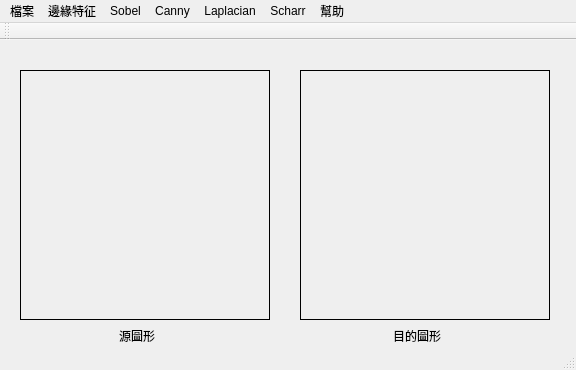
<?xml version="1.0" encoding="UTF-8"?>
<ui version="4.0">
 <class>MainWindow</class>
 <widget class="QMainWindow" name="MainWindow">
  <property name="geometry">
   <rect>
    <x>0</x>
    <y>0</y>
    <width>576</width>
    <height>370</height>
   </rect>
  </property>
  <property name="windowTitle">
   <string>chapter3</string>
  </property>
  <widget class="QWidget" name="centralWidget">
   <widget class="QLabel" name="label1">
    <property name="geometry">
     <rect>
      <x>20</x>
      <y>30</y>
      <width>250</width>
      <height>250</height>
     </rect>
    </property>
    <property name="frameShape">
     <enum>QFrame::Box</enum>
    </property>
    <property name="text">
     <string/>
    </property>
   </widget>
   <widget class="QLabel" name="label2">
    <property name="geometry">
     <rect>
      <x>300</x>
      <y>30</y>
      <width>250</width>
      <height>250</height>
     </rect>
    </property>
    <property name="frameShape">
     <enum>QFrame::Box</enum>
    </property>
    <property name="text">
     <string/>
    </property>
   </widget>
   <widget class="QLabel" name="label">
    <property name="geometry">
     <rect>
      <x>110</x>
      <y>290</y>
      <width>54</width>
      <height>12</height>
     </rect>
    </property>
    <property name="text">
     <string>源圖形</string>
    </property>
    <property name="alignment">
     <set>Qt::AlignCenter</set>
    </property>
   </widget>
   <widget class="QLabel" name="label_2">
    <property name="geometry">
     <rect>
      <x>390</x>
      <y>290</y>
      <width>54</width>
      <height>12</height>
     </rect>
    </property>
    <property name="text">
     <string>目的圖形</string>
    </property>
    <property name="alignment">
     <set>Qt::AlignCenter</set>
    </property>
   </widget>
  </widget>
  <widget class="QMenuBar" name="menuBar">
   <property name="geometry">
    <rect>
     <x>0</x>
     <y>0</y>
     <width>576</width>
     <height>23</height>
    </rect>
   </property>
   <widget class="QMenu" name="menu">
    <property name="title">
     <string>檔案</string>
    </property>
    <addaction name="openLenaJpg"/>
    <addaction name="openCustomeFile"/>
    <addaction name="restoreFile"/>
    <addaction name="Clear"/>
    <addaction name="exitSystem"/>
   </widget>
   <widget class="QMenu" name="menu_2">
    <property name="title">
     <string>幫助</string>
    </property>
    <addaction name="copyright"/>
    <addaction name="about"/>
   </widget>
   <widget class="QMenu" name="menu_3">
    <property name="title">
     <string>邊緣特征</string>
    </property>
    <addaction name="actionSobel"/>
    <addaction name="actionCanny"/>
    <addaction name="actionLaplacian"/>
    <addaction name="actionScharr"/>
   </widget>
   <widget class="QMenu" name="menuSobel">
    <property name="title">
     <string>Sobel</string>
    </property>
    <widget class="QMenu" name="menu_4">
     <property name="title">
      <string>方向</string>
     </property>
     <addaction name="actionDx"/>
     <addaction name="actionDy"/>
     <addaction name="actionDx_dy"/>
    </widget>
    <widget class="QMenu" name="menuKsize">
     <property name="title">
      <string>Ksize大小</string>
     </property>
     <addaction name="separator"/>
     <addaction name="action1"/>
     <addaction name="action3"/>
     <addaction name="action5"/>
     <addaction name="action7"/>
    </widget>
    <widget class="QMenu" name="menuScale">
     <property name="title">
      <string>scale縮放因子</string>
     </property>
     <addaction name="action1_2"/>
     <addaction name="action0_5"/>
     <addaction name="action2"/>
    </widget>
    <widget class="QMenu" name="menuDelta">
     <property name="title">
      <string>delta值</string>
     </property>
     <addaction name="actionDelta_0"/>
     <addaction name="actionDelta_1"/>
     <addaction name="actionDelta_2"/>
    </widget>
    <addaction name="menu_4"/>
    <addaction name="menuKsize"/>
    <addaction name="menuScale"/>
    <addaction name="menuDelta"/>
   </widget>
   <widget class="QMenu" name="menuCanny">
    <property name="title">
     <string>Canny</string>
    </property>
    <widget class="QMenu" name="menuApertureSize">
     <property name="title">
      <string>apertureSize</string>
     </property>
     <addaction name="actionAs_4"/>
     <addaction name="actionAs_1"/>
     <addaction name="actionAs_3"/>
    </widget>
    <widget class="QMenu" name="menuL2gradient">
     <property name="title">
      <string>L2gradient</string>
     </property>
     <addaction name="actionFalse"/>
     <addaction name="actionTrue"/>
    </widget>
    <widget class="QMenu" name="menuThreshold1">
     <property name="title">
      <string>threshold1</string>
     </property>
     <addaction name="action50"/>
     <addaction name="action100"/>
    </widget>
    <widget class="QMenu" name="menuThreshold2">
     <property name="title">
      <string>threshold2</string>
     </property>
     <addaction name="action150"/>
     <addaction name="action200"/>
    </widget>
    <addaction name="menuThreshold1"/>
    <addaction name="menuThreshold2"/>
    <addaction name="menuApertureSize"/>
    <addaction name="menuL2gradient"/>
   </widget>
   <widget class="QMenu" name="menuLaplacian">
    <property name="title">
     <string>Laplacian</string>
    </property>
    <widget class="QMenu" name="menuKsize_2">
     <property name="title">
      <string>ksize</string>
     </property>
     <addaction name="actionKsize_1"/>
     <addaction name="actionKsize_3"/>
     <addaction name="actionKsize_5"/>
    </widget>
    <widget class="QMenu" name="menuScale_2">
     <property name="title">
      <string>scale</string>
     </property>
     <addaction name="actionScale_1"/>
     <addaction name="actionScale_0_5"/>
     <addaction name="actionScale_3"/>
    </widget>
    <widget class="QMenu" name="menuDelta_2">
     <property name="title">
      <string>delta</string>
     </property>
     <addaction name="actionDelta_4"/>
     <addaction name="actionDelta_50"/>
     <addaction name="actionDelta_100"/>
    </widget>
    <addaction name="menuKsize_2"/>
    <addaction name="menuScale_2"/>
    <addaction name="menuDelta_2"/>
   </widget>
   <widget class="QMenu" name="menuScharr">
    <property name="title">
     <string>Scharr</string>
    </property>
    <widget class="QMenu" name="menu_5">
     <property name="title">
      <string>方向</string>
     </property>
     <addaction name="actionX"/>
     <addaction name="actionY"/>
    </widget>
    <widget class="QMenu" name="menuScale_3">
     <property name="title">
      <string>scale</string>
     </property>
     <addaction name="actionSscale_1"/>
     <addaction name="actionSscale_0_5"/>
     <addaction name="actionSscale_2"/>
    </widget>
    <widget class="QMenu" name="menuDelta_3">
     <property name="title">
      <string>delta</string>
     </property>
     <addaction name="actionSdelta_0"/>
     <addaction name="actionSdelta_50"/>
     <addaction name="actionSdelta_100"/>
    </widget>
    <addaction name="menu_5"/>
    <addaction name="menuScale_3"/>
    <addaction name="menuDelta_3"/>
   </widget>
   <addaction name="menu"/>
   <addaction name="menu_3"/>
   <addaction name="menuSobel"/>
   <addaction name="menuCanny"/>
   <addaction name="menuLaplacian"/>
   <addaction name="menuScharr"/>
   <addaction name="menu_2"/>
  </widget>
  <widget class="QToolBar" name="mainToolBar">
   <attribute name="toolBarArea">
    <enum>TopToolBarArea</enum>
   </attribute>
   <attribute name="toolBarBreak">
    <bool>false</bool>
   </attribute>
  </widget>
  <widget class="QStatusBar" name="statusBar"/>
  <action name="openLenaJpg">
   <property name="text">
    <string>開啟測試檔案（lena.jpg)</string>
   </property>
  </action>
  <action name="openCustomeFile">
   <property name="text">
    <string>開啟自訂檔案</string>
   </property>
  </action>
  <action name="restoreFile">
   <property name="text">
    <string>復原</string>
   </property>
  </action>
  <action name="exitSystem">
   <property name="text">
    <string>離開</string>
   </property>
  </action>
  <action name="copyright">
   <property name="text">
    <string>版權</string>
   </property>
  </action>
  <action name="about">
   <property name="text">
    <string>關於</string>
   </property>
  </action>
  <action name="actionSobel">
   <property name="text">
    <string>Sobel</string>
   </property>
  </action>
  <action name="actionCanny">
   <property name="text">
    <string>Canny</string>
   </property>
  </action>
  <action name="actionLaplacian">
   <property name="text">
    <string>Laplacian</string>
   </property>
  </action>
  <action name="actionDx">
   <property name="text">
    <string>dx</string>
   </property>
  </action>
  <action name="actionDy">
   <property name="text">
    <string>dy</string>
   </property>
  </action>
  <action name="actionDx_dy">
   <property name="text">
    <string>dx&amp;&amp;dy</string>
   </property>
  </action>
  <action name="action1">
   <property name="text">
    <string>size=1</string>
   </property>
  </action>
  <action name="action3">
   <property name="text">
    <string>size=3</string>
   </property>
  </action>
  <action name="action5">
   <property name="text">
    <string>size=5</string>
   </property>
  </action>
  <action name="action7">
   <property name="text">
    <string>size=7</string>
   </property>
  </action>
  <action name="action1_2">
   <property name="text">
    <string>scale=1</string>
   </property>
  </action>
  <action name="action0_5">
   <property name="text">
    <string>scale=0.5</string>
   </property>
  </action>
  <action name="action2">
   <property name="text">
    <string>scale=2</string>
   </property>
  </action>
  <action name="actionDelta_1">
   <property name="text">
    <string>delta=50</string>
   </property>
  </action>
  <action name="actionDelta_0">
   <property name="text">
    <string>delta=0</string>
   </property>
  </action>
  <action name="actionDelta_2">
   <property name="text">
    <string>delta=100</string>
   </property>
  </action>
  <action name="actionAs_1">
   <property name="text">
    <string>as=5</string>
   </property>
  </action>
  <action name="actionAs_3">
   <property name="text">
    <string>as=7</string>
   </property>
  </action>
  <action name="actionAs_4">
   <property name="text">
    <string>as=3</string>
   </property>
  </action>
  <action name="actionFalse">
   <property name="text">
    <string>false</string>
   </property>
  </action>
  <action name="actionTrue">
   <property name="text">
    <string>true</string>
   </property>
  </action>
  <action name="action50">
   <property name="text">
    <string>t1=50</string>
   </property>
  </action>
  <action name="action150">
   <property name="text">
    <string>t2=150</string>
   </property>
  </action>
  <action name="action200">
   <property name="text">
    <string>t2=200</string>
   </property>
  </action>
  <action name="action100">
   <property name="text">
    <string>t1=100</string>
   </property>
  </action>
  <action name="actionKsize_1">
   <property name="text">
    <string>ksize=1</string>
   </property>
  </action>
  <action name="actionKsize_3">
   <property name="text">
    <string>ksize=3</string>
   </property>
  </action>
  <action name="actionKsize_5">
   <property name="text">
    <string>ksize=5</string>
   </property>
  </action>
  <action name="actionScale_1">
   <property name="text">
    <string>lscale=1</string>
   </property>
  </action>
  <action name="actionScale_0_5">
   <property name="text">
    <string>lscale=0.5</string>
   </property>
  </action>
  <action name="actionScale_3">
   <property name="text">
    <string>lscale=2</string>
   </property>
  </action>
  <action name="actionDelta_4">
   <property name="text">
    <string>ldelta=0</string>
   </property>
  </action>
  <action name="actionDelta_50">
   <property name="text">
    <string>ldelta=50</string>
   </property>
  </action>
  <action name="actionDelta_100">
   <property name="text">
    <string>ldelta=100</string>
   </property>
  </action>
  <action name="actionX">
   <property name="text">
    <string>x</string>
   </property>
  </action>
  <action name="actionY">
   <property name="text">
    <string>y</string>
   </property>
  </action>
  <action name="actionSscale_1">
   <property name="text">
    <string>sscale=1</string>
   </property>
  </action>
  <action name="actionSscale_0_5">
   <property name="text">
    <string>sscale=0.5</string>
   </property>
  </action>
  <action name="actionSscale_2">
   <property name="text">
    <string>sscale=2</string>
   </property>
  </action>
  <action name="actionSdelta_0">
   <property name="text">
    <string>sdelta=0</string>
   </property>
  </action>
  <action name="actionSdelta_50">
   <property name="text">
    <string>sdelta=50</string>
   </property>
  </action>
  <action name="actionSdelta_100">
   <property name="text">
    <string>sdelta=100</string>
   </property>
  </action>
  <action name="actionScharr">
   <property name="text">
    <string>Scharr</string>
   </property>
  </action>
  <action name="Clear">
   <property name="text">
    <string>清除</string>
   </property>
  </action>
 </widget>
 <layoutdefault spacing="6" margin="11"/>
 <resources/>
 <connections/>
</ui>
